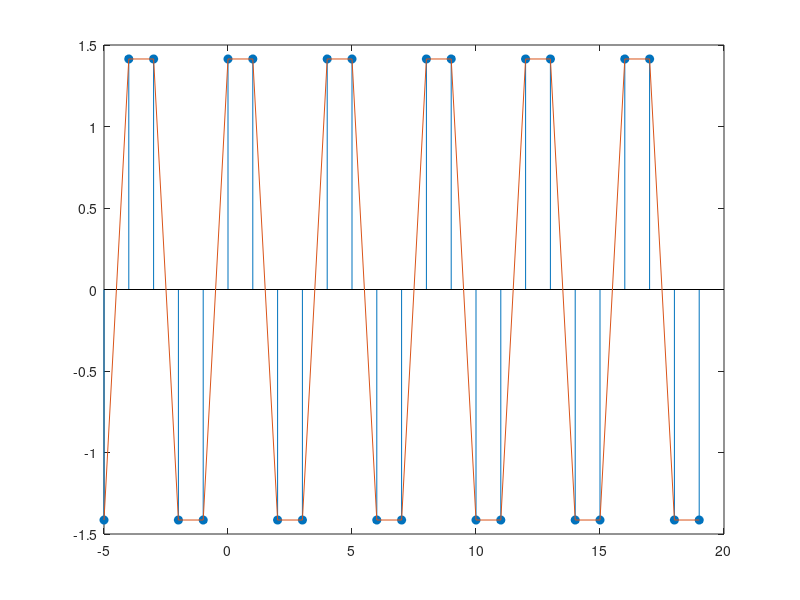
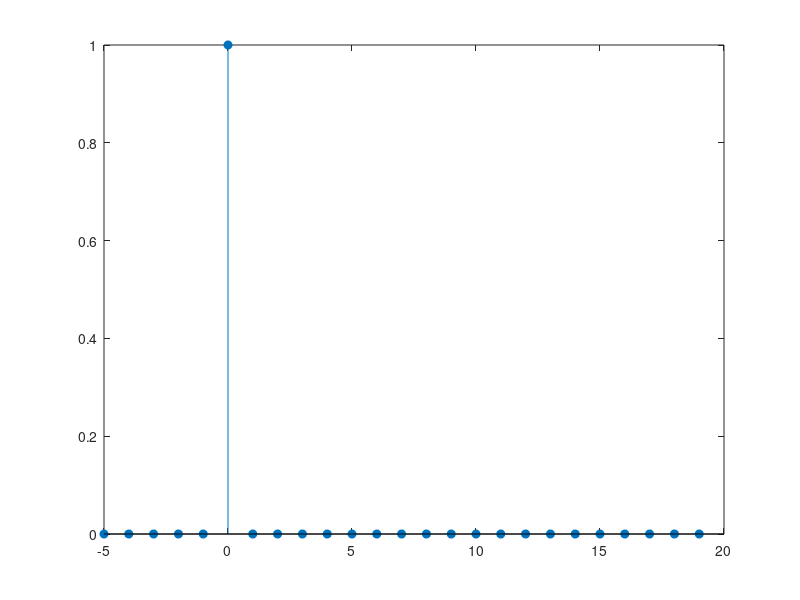
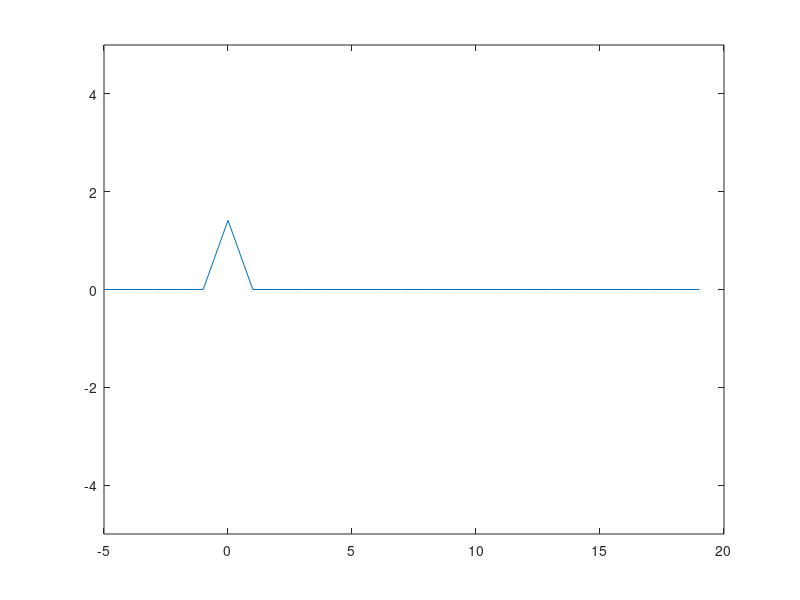

Write the MATLAB code that produced these figures, in order.

#x = 2*sin(pi*t+(pi/4));
f0 = pi; 
k=2*pi;
ts = 1/k*f0;
N = 20;
n=-5:N-1;

x = 2*sin(pi*n*ts+(pi/4));
figure
stem(n, x, 'filled')
hold on
plot(n, x)

delta=(n-0)==0;
figure
stem(n, delta, 'filled')
final =x .* delta;
figure
plot(n, final)
 ylim([-5 5]);